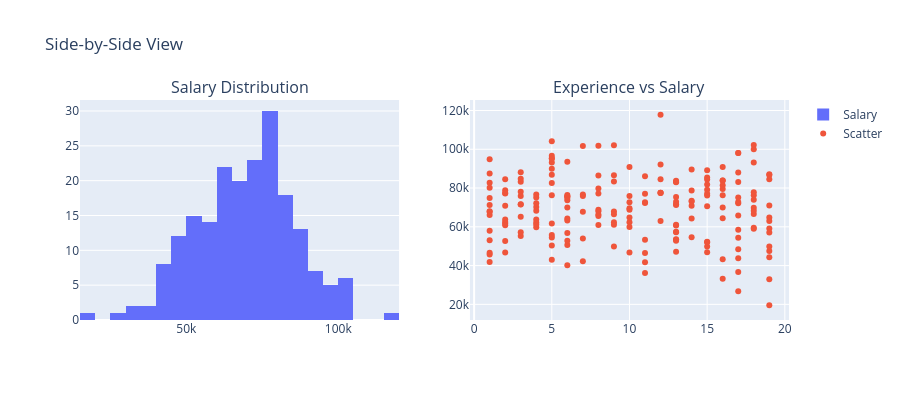

The cell this chart's notebook holds for it:
### Markdown cell above
### 1.2 Subplots — Multiple Charts in One View

### Code cell
# Useful for model evaluation dashboards
# make_subplots creates an empty grid to place charts into
# rows=1, cols=2 → one row, two columns (side by side)
# subplot_titles → label above each panel
fig = make_subplots(
    rows=1, cols=2,
    subplot_titles=['Salary Distribution', 'Experience vs Salary']
)

# add_trace places a chart into a specific cell of the grid
# row=1, col=1 → goes in the left panel
fig.add_trace(
    go.Histogram(x=df['salary'], nbinsx=20, name='Salary'),
    row=1, col=1
)

# row=1, col=2 → goes in the right panel
fig.add_trace(
    go.Scatter(x=df['experience'], y=df['salary'], mode='markers', name='Scatter'),
    row=1, col=2
)

fig.update_layout(title='Side-by-Side View', height=400)
fig.show()

### Figure 1 — Plotly figure (JSON) as saved in the notebook; plotly's stock layout.template omitted (floating-point values rounded to 4 significant figures; data arrays with more than 128 entries replaced by an {"elided": "..."} marker saying what was removed)
{"data": [{"name": "Salary", "nbinsx": 20, "type": "histogram", "x": {"elided": "200 float values"}, "xaxis": "x", "yaxis": "y"}, {"mode": "markers", "name": "Scatter", "type": "scatter", "x": {"elided": "200 int values"}, "xaxis": "x2", "y": {"elided": "200 float values"}, "yaxis": "y2"}], "layout": {"annotations": [{"font": {"size": 16}, "showarrow": false, "text": "Salary Distribution", "x": 0.225, "xanchor": "center", "xref": "paper", "y": 1, "yanchor": "bottom", "yref": "paper"}, {"font": {"size": 16}, "showarrow": false, "text": "Experience vs Salary", "x": 0.775, "xanchor": "center", "xref": "paper", "y": 1, "yanchor": "bottom", "yref": "paper"}], "height": 400, "title": {"text": "Side-by-Side View"}, "xaxis": {"anchor": "y", "domain": [0, 0.45]}, "xaxis2": {"anchor": "y2", "domain": [0.55, 1]}, "yaxis": {"anchor": "x", "domain": [0, 1]}, "yaxis2": {"anchor": "x2", "domain": [0, 1]}}}
